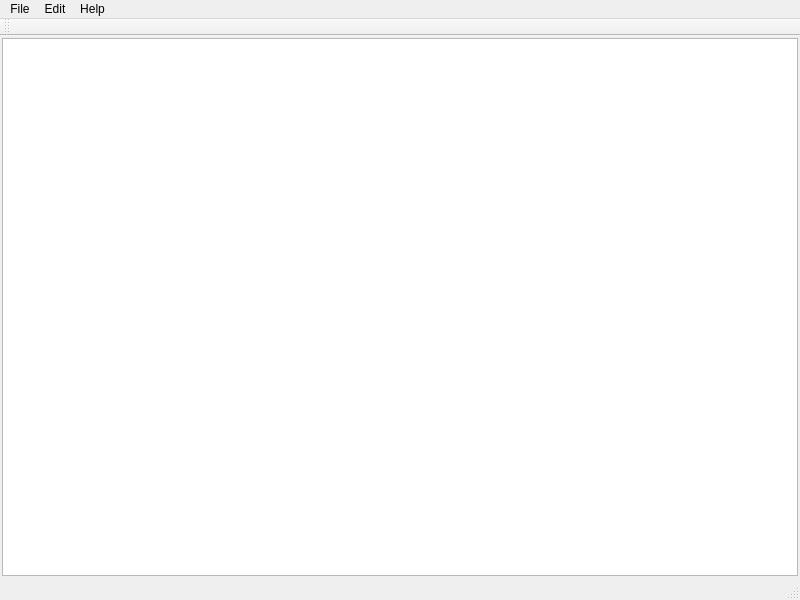
<?xml version="1.0" encoding="UTF-8"?>
<ui version="4.0">
 <class>MainWindow</class>
 <widget class="QMainWindow" name="MainWindow">
  <property name="geometry">
   <rect>
    <x>0</x>
    <y>0</y>
    <width>800</width>
    <height>600</height>
   </rect>
  </property>
  <property name="windowTitle">
   <string>Node Editor Demo</string>
  </property>
  <property name="locale">
   <locale language="English" country="UnitedStates"/>
  </property>
  <widget class="QWidget" name="centralWidget">
   <property name="sizePolicy">
    <sizepolicy hsizetype="Expanding" vsizetype="Expanding">
     <horstretch>0</horstretch>
     <verstretch>0</verstretch>
    </sizepolicy>
   </property>
   <property name="locale">
    <locale language="English" country="UnitedStates"/>
   </property>
   <layout class="QVBoxLayout" name="verticalLayout">
    <property name="spacing">
     <number>2</number>
    </property>
    <property name="leftMargin">
     <number>2</number>
    </property>
    <property name="topMargin">
     <number>2</number>
    </property>
    <property name="rightMargin">
     <number>2</number>
    </property>
    <property name="bottomMargin">
     <number>2</number>
    </property>
    <item>
     <widget class="QGraphicsView" name="graphicsView">
      <property name="locale">
       <locale language="English" country="UnitedStates"/>
      </property>
     </widget>
    </item>
   </layout>
  </widget>
  <widget class="QMenuBar" name="menuBar">
   <property name="geometry">
    <rect>
     <x>0</x>
     <y>0</y>
     <width>800</width>
     <height>18</height>
    </rect>
   </property>
   <widget class="QMenu" name="menuFile">
    <property name="title">
     <string>File</string>
    </property>
    <addaction name="actionNew"/>
    <addaction name="actionOpen"/>
    <addaction name="actionSave"/>
    <addaction name="actionSaveAs"/>
    <addaction name="actionClose"/>
    <addaction name="separator"/>
    <addaction name="actionExit"/>
   </widget>
   <widget class="QMenu" name="menuEdit">
    <property name="title">
     <string>Edit</string>
    </property>
    <addaction name="actionUndo"/>
    <addaction name="actionRedo"/>
    <addaction name="actionCut"/>
    <addaction name="actionCopy"/>
    <addaction name="actionPaste"/>
    <addaction name="actionDelete"/>
   </widget>
   <widget class="QMenu" name="menuHelp">
    <property name="title">
     <string>Help</string>
    </property>
    <addaction name="actionAbout"/>
   </widget>
   <addaction name="menuFile"/>
   <addaction name="menuEdit"/>
   <addaction name="menuHelp"/>
  </widget>
  <widget class="QToolBar" name="mainToolBar">
   <property name="windowTitle">
    <string>Toolbar</string>
   </property>
   <attribute name="toolBarArea">
    <enum>TopToolBarArea</enum>
   </attribute>
   <attribute name="toolBarBreak">
    <bool>true</bool>
   </attribute>
  </widget>
  <widget class="QStatusBar" name="statusBar"/>
  <action name="actionOpen">
   <property name="text">
    <string>Open ...</string>
   </property>
   <property name="shortcut">
    <string>Ctrl+O</string>
   </property>
  </action>
  <action name="actionNew">
   <property name="text">
    <string>New</string>
   </property>
   <property name="shortcut">
    <string>Ctrl+N</string>
   </property>
  </action>
  <action name="actionSave">
   <property name="text">
    <string>Save</string>
   </property>
   <property name="shortcut">
    <string>Ctrl+S</string>
   </property>
  </action>
  <action name="actionSaveAs">
   <property name="text">
    <string>Save As ...</string>
   </property>
   <property name="shortcut">
    <string>Ctrl+Shift+S</string>
   </property>
  </action>
  <action name="actionClose">
   <property name="text">
    <string>Close</string>
   </property>
   <property name="shortcut">
    <string>Ctrl+W</string>
   </property>
  </action>
  <action name="actionExit">
   <property name="text">
    <string>Exit</string>
   </property>
  </action>
  <action name="actionUndo">
   <property name="text">
    <string>Undo</string>
   </property>
  </action>
  <action name="actionRedo">
   <property name="text">
    <string>Redo</string>
   </property>
  </action>
  <action name="actionCut">
   <property name="text">
    <string>Cut</string>
   </property>
   <property name="shortcut">
    <string>Ctrl+X</string>
   </property>
  </action>
  <action name="actionCopy">
   <property name="text">
    <string>Copy</string>
   </property>
   <property name="shortcut">
    <string>Ctrl+C</string>
   </property>
  </action>
  <action name="actionDelete">
   <property name="text">
    <string>Delete</string>
   </property>
   <property name="shortcut">
    <string>Del</string>
   </property>
  </action>
  <action name="actionAbout">
   <property name="text">
    <string>About</string>
   </property>
  </action>
  <action name="actionPaste">
   <property name="text">
    <string>Paste</string>
   </property>
   <property name="shortcut">
    <string>Ctrl+V</string>
   </property>
  </action>
 </widget>
 <layoutdefault spacing="6" margin="11"/>
 <resources/>
 <connections/>
</ui>
